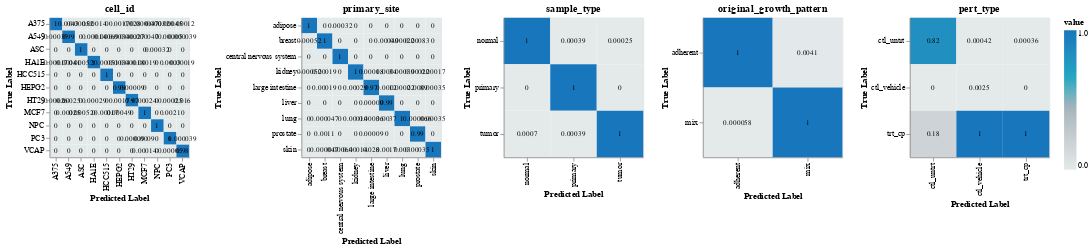

This figure's notebook cell:
### Code cell
mc.plot_confusion_matrix(size=180)

### Figure 1 — Vega-Lite specification as saved in the notebook (floating-point values rounded to 4 significant figures)
{"$schema": "https://vega.github.io/schema/vega-lite/v3.3.0.json", "config": {"mark": {"tooltip": null}, "view": {"height": 300, "width": 400}}, "datasets": {"data-238034668f44b9e462b690e6afc5a0b0": [{"index": "A375", "value": 0.9992, "variable": "A375"}, {"index": "A549", "value": 0.004251, "variable": "A375"}, {"index": "ASC", "value": 0.0005189, "variable": "A375"}, {"index": "HA1E", "value": 0.0001434, "variable": "A375"}, {"index": "HCC515", "value": 0, "variable": "A375"}, {"index": "HEPG2", "value": 0.001717, "variable": "A375"}, {"index": "HT29", "value": 0.02828, "variable": "A375"}, {"index": "MCF7", "value": 4.721e-05, "variable": "A375"}, {"index": "NPC", "value": 0.000318, "variable": "A375"}, {"index": "PC3", "value": 0.0004512, "variable": "A375"}, {"index": "VCAP", "value": 0.0001169, "variable": "A375"}, {"index": "A375", "value": 0.0003493, "variable": "A549"}, {"index": "A549", "value": 0.9948, "variable": "A549"}, {"index": "ASC", "value": 0, "variable": "A549"}, {"index": "HA1E", "value": 0.0001434, "variable": "A549"}, {"index": "HCC515", "value": 0.000686, "variable": "A549"}, {"index": "HEPG2", "value": 0.003435, "variable": "A549"}, {"index": "HT29", "value": 0.0002694, "variable": "A549"}, {"index": "MCF7", "value": 4.721e-05, "variable": "A549"}, {"index": "NPC", "value": 0, "variable": "A549"}, {"index": "PC3", "value": 5.013e-05, "variable": "A549"}, {"index": "VCAP", "value": 3.896e-05, "variable": "A549"}, {"index": "A375", "value": 0, "variable": "ASC"}, {"index": "A549", "value": 0, "variable": "ASC"}, {"index": "ASC", "value": 0.9984, "variable": "ASC"}, {"index": "HA1E", "value": 0, "variable": "ASC"}, {"index": "HCC515", "value": 0, "variable": "ASC"}, {"index": "HEPG2", "value": 0, "variable": "ASC"}, {"index": "HT29", "value": 0, "variable": "ASC"}, {"index": "MCF7", "value": 0, "variable": "ASC"}, {"index": "NPC", "value": 0.000318, "variable": "ASC"}, {"index": "PC3", "value": 0, "variable": "ASC"}, {"index": "VCAP", "value": 0, "variable": "ASC"}, {"index": "A375", "value": 0.0001746, "variable": "HA1E"}, {"index": "A549", "value": 0.0004087, "variable": "HA1E"}, {"index": "ASC", "value": 0.0005189, "variable": "HA1E"}, {"index": "HA1E", "value": 0.9994, "variable": "HA1E"}, {"index": "HCC515", "value": 0.0005145, "variable": "HA1E"}, {"index": "HEPG2", "value": 0.003435, "variable": "HA1E"}, {"index": "HT29", "value": 0.0001796, "variable": "HA1E"}, {"index": "MCF7", "value": 0.0001889, "variable": "HA1E"}, {"index": "NPC", "value": 0, "variable": "HA1E"}, {"index": "PC3", "value": 0.0003008, "variable": "HA1E"}, {"index": "VCAP", "value": 0.0001948, "variable": "HA1E"}, {"index": "A375", "value": 0, "variable": "HCC515"}, {"index": "A549", "value": 0, "variable": "HCC515"}, {"index": "ASC", "value": 0, "variable": "HCC515"}, {"index": "HA1E", "value": 0, "variable": "HCC515"}, {"index": "HCC515", "value": 0.9986, "variable": "HCC515"}, {"index": "HEPG2", "value": 0, "variable": "HCC515"}, {"index": "HT29", "value": 0, "variable": "HCC515"}, {"index": "MCF7", "value": 0, "variable": "HCC515"}, {"index": "NPC", "value": 0, "variable": "HCC515"}, {"index": "PC3", "value": 0, "variable": "HCC515"}, {"index": "VCAP", "value": 0, "variable": "HCC515"}, {"index": "A375", "value": 0, "variable": "HEPG2"}, {"index": "A549", "value": 0, "variable": "HEPG2"}, {"index": "ASC", "value": 0, "variable": "HEPG2"}, {"index": "HA1E", "value": 0, "variable": "HEPG2"}, {"index": "HCC515", "value": 0, "variable": "HEPG2"}, {"index": "HEPG2", "value": 0.9892, "variable": "HEPG2"}, {"index": "HT29", "value": 8.979e-05, "variable": "HEPG2"}, {"index": "MCF7", "value": 0, "variable": "HEPG2"}, {"index": "NPC", "value": 0, "variable": "HEPG2"}, {"index": "PC3", "value": 0, "variable": "HEPG2"}, {"index": "VCAP", "value": 0, "variable": "HEPG2"}, {"index": "A375", "value": 0.000262, "variable": "HT29"}, {"index": "A549", "value": 0.0002452, "variable": "HT29"}, {"index": "ASC", "value": 0, "variable": "HT29"}, {"index": "HA1E", "value": 0.0002867, "variable": "HT29"}, {"index": "HCC515", "value": 0, "variable": "HT29"}, {"index": "HEPG2", "value": 0.001717, "variable": "HT29"}, {"index": "HT29", "value": 0.9711, "variable": "HT29"}, {"index": "MCF7", "value": 0.0002361, "variable": "HT29"}, {"index": "NPC", "value": 0, "variable": "HT29"}, {"index": "PC3", "value": 0.0002506, "variable": "HT29"}, {"index": "VCAP", "value": 0.0164, "variable": "HT29"}, {"index": "A375", "value": 0, "variable": "MCF7"}, {"index": "A549", "value": 0.0002452, "variable": "MCF7"}, {"index": "ASC", "value": 0.0005189, "variable": "MCF7"}, {"index": "HA1E", "value": 0, "variable": "MCF7"}, {"index": "HCC515", "value": 0.0001715, "variable": "MCF7"}, {"index": "HEPG2", "value": 0.0004907, "variable": "MCF7"}, {"index": "HT29", "value": 0, "variable": "MCF7"}, {"index": "MCF7", "value": 0.9984, "variable": "MCF7"}, {"index": "NPC", "value": 0, "variable": "MCF7"}, {"index": "PC3", "value": 0.002105, "variable": "MCF7"}, {"index": "VCAP", "value": 0, "variable": "MCF7"}, {"index": "A375", "value": 0, "variable": "NPC"}, {"index": "A549", "value": 0, "variable": "NPC"}, {"index": "ASC", "value": 0, "variable": "NPC"}, {"index": "HA1E", "value": 0, "variable": "NPC"}, {"index": "HCC515", "value": 0, "variable": "NPC"}, {"index": "HEPG2", "value": 0, "variable": "NPC"}, {"index": "HT29", "value": 0, "variable": "NPC"}, {"index": "MCF7", "value": 0, "variable": "NPC"}, {"index": "NPC", "value": 0.9994, "variable": "NPC"}, {"index": "PC3", "value": 0, "variable": "NPC"}, {"index": "VCAP", "value": 0, "variable": "NPC"}, {"index": "A375", "value": 0, "variable": "PC3"}, {"index": "A549", "value": 0, "variable": "PC3"}, {"index": "ASC", "value": 0, "variable": "PC3"}, {"index": "HA1E", "value": 0, "variable": "PC3"}, {"index": "HCC515", "value": 0, "variable": "PC3"}, {"index": "HEPG2", "value": 0, "variable": "PC3"}, {"index": "HT29", "value": 8.979e-05, "variable": "PC3"}, {"index": "MCF7", "value": 0.0008971, "variable": "PC3"}, {"index": "NPC", "value": 0, "variable": "PC3"}, {"index": "PC3", "value": 0.9968, "variable": "PC3"}, {"index": "VCAP", "value": 3.896e-05, "variable": "PC3"}, {"index": "A375", "value": 0, "variable": "VCAP"}, {"index": "A549", "value": 0, "variable": "VCAP"}, {"index": "ASC", "value": 0, "variable": "VCAP"}, {"index": "HA1E", "value": 0, "variable": "VCAP"}, {"index": "HCC515", "value": 0, "variable": "VCAP"}, {"index": "HEPG2", "value": 0, "variable": "VCAP"}, {"index": "HT29", "value": 0, "variable": "VCAP"}, {"index": "MCF7", "value": 0.0001416, "variable": "VCAP"}, {"index": "NPC", "value": 0, "variable": "VCAP"}, {"index": "PC3", "value": 5.013e-05, "variable": "VCAP"}, {"index": "VCAP", "value": 0.9832, "variable": "VCAP"}], "data-416f5f7187f84f65db9d6514382105c4": [{"index": "normal", "value": 0.9993, "variable": "normal"}, {"index": "primary", "value": 0.0003943, "variable": "normal"}, {"index": "tumor", "value": 0.000246, "variable": "normal"}, {"index": "normal", "value": 0, "variable": "primary"}, {"index": "primary", "value": 0.9992, "variable": "primary"}, {"index": "tumor", "value": 0, "variable": "primary"}, {"index": "normal", "value": 0.0007028, "variable": "tumor"}, {"index": "primary", "value": 0.0003943, "variable": "tumor"}, {"index": "tumor", "value": 0.9998, "variable": "tumor"}], "data-50f9fff421c3c8b2ea17cd4ed458e83f": [{"index": "adherent", "value": 0.9999, "variable": "adherent"}, {"index": "mix", "value": 0.00411, "variable": "adherent"}, {"index": "adherent", "value": 5.79e-05, "variable": "mix"}, {"index": "mix", "value": 0.9959, "variable": "mix"}], "data-68efa216ca03c14825001c3a3dcd182f": [{"index": "adipose", "value": 0.999, "variable": "adipose"}, {"index": "breast", "value": 0, "variable": "adipose"}, {"index": "central nervous system", "value": 0.000318, "variable": "adipose"}, {"index": "kidney", "value": 0, "variable": "adipose"}, {"index": "large intestine", "value": 0, "variable": "adipose"}, {"index": "liver", "value": 0, "variable": "adipose"}, {"index": "lung", "value": 0, "variable": "adipose"}, {"index": "prostate", "value": 0, "variable": "adipose"}, {"index": "skin", "value": 0, "variable": "adipose"}, {"index": "adipose", "value": 0.0005189, "variable": "breast"}, {"index": "breast", "value": 0.9984, "variable": "breast"}, {"index": "central nervous system", "value": 0, "variable": "breast"}, {"index": "kidney", "value": 0, "variable": "breast"}, {"index": "large intestine", "value": 0, "variable": "breast"}, {"index": "liver", "value": 0.0004907, "variable": "breast"}, {"index": "lung", "value": 0.0002214, "variable": "breast"}, {"index": "prostate", "value": 0.000833, "variable": "breast"}, {"index": "skin", "value": 0, "variable": "breast"}, {"index": "adipose", "value": 0, "variable": "central nervous system"}, {"index": "breast", "value": 0, "variable": "central nervous system"}, {"index": "central nervous system", "value": 0.999, "variable": "central nervous system"}, {"index": "kidney", "value": 0, "variable": "central nervous system"}, {"index": "large intestine", "value": 0, "variable": "central nervous system"}, {"index": "liver", "value": 0, "variable": "central nervous system"}, {"index": "lung", "value": 0, "variable": "central nervous system"}, {"index": "prostate", "value": 0, "variable": "central nervous system"}, {"index": "skin", "value": 0, "variable": "central nervous system"}, {"index": "adipose", "value": 0.0005189, "variable": "kidney"}, {"index": "breast", "value": 0.0001889, "variable": "kidney"}, {"index": "central nervous system", "value": 0, "variable": "kidney"}, {"index": "kidney", "value": 0.9994, "variable": "kidney"}, {"index": "large intestine", "value": 0.0001796, "variable": "kidney"}, {"index": "liver", "value": 0.003435, "variable": "kidney"}, {"index": "lung", "value": 0.0003875, "variable": "kidney"}, {"index": "prostate", "value": 0.0002192, "variable": "kidney"}, {"index": "skin", "value": 0.0001746, "variable": "kidney"}, {"index": "adipose", "value": 0, "variable": "large intestine"}, {"index": "breast", "value": 0.0001889, "variable": "large intestine"}, {"index": "central nervous system", "value": 0, "variable": "large intestine"}, {"index": "kidney", "value": 0.0002867, "variable": "large intestine"}, {"index": "large intestine", "value": 0.9709, "variable": "large intestine"}, {"index": "liver", "value": 0.001227, "variable": "large intestine"}, {"index": "lung", "value": 0.0002214, "variable": "large intestine"}, {"index": "prostate", "value": 0.008944, "variable": "large intestine"}, {"index": "skin", "value": 0.0003493, "variable": "large intestine"}, {"index": "adipose", "value": 0, "variable": "liver"}, {"index": "breast", "value": 0, "variable": "liver"}, {"index": "central nervous system", "value": 0, "variable": "liver"}, {"index": "kidney", "value": 0, "variable": "liver"}, {"index": "large intestine", "value": 8.979e-05, "variable": "liver"}, {"index": "liver", "value": 0.9895, "variable": "liver"}, {"index": "lung", "value": 0, "variable": "liver"}, {"index": "prostate", "value": 0, "variable": "liver"}, {"index": "skin", "value": 0, "variable": "liver"}, {"index": "adipose", "value": 0, "variable": "lung"}, {"index": "breast", "value": 4.721e-05, "variable": "lung"}, {"index": "central nervous system", "value": 0, "variable": "lung"}, {"index": "kidney", "value": 0.0001434, "variable": "lung"}, {"index": "large intestine", "value": 0.0003592, "variable": "lung"}, {"index": "liver", "value": 0.00368, "variable": "lung"}, {"index": "lung", "value": 0.9961, "variable": "lung"}, {"index": "prostate", "value": 6.577e-05, "variable": "lung"}, {"index": "skin", "value": 0.0003493, "variable": "lung"}, {"index": "adipose", "value": 0, "variable": "prostate"}, {"index": "breast", "value": 0.001086, "variable": "prostate"}, {"index": "central nervous system", "value": 0, "variable": "prostate"}, {"index": "kidney", "value": 0, "variable": "prostate"}, {"index": "large intestine", "value": 8.979e-05, "variable": "prostate"}, {"index": "liver", "value": 0, "variable": "prostate"}, {"index": "lung", "value": 0, "variable": "prostate"}, {"index": "prostate", "value": 0.9896, "variable": "prostate"}, {"index": "skin", "value": 0, "variable": "prostate"}, {"index": "adipose", "value": 0, "variable": "skin"}, {"index": "breast", "value": 4.721e-05, "variable": "skin"}, {"index": "central nervous system", "value": 0.0006359, "variable": "skin"}, {"index": "kidney", "value": 0.0001434, "variable": "skin"}, {"index": "large intestine", "value": 0.02837, "variable": "skin"}, {"index": "liver", "value": 0.001717, "variable": "skin"}, {"index": "lung", "value": 0.003045, "variable": "skin"}, {"index": "prostate", "value": 0.0003508, "variable": "skin"}, {"index": "skin", "value": 0.9991, "variable": "skin"}], "data-fe773b84ca62eb9d2c03871de8abb4c0": [{"index": "ctl_untrt", "value": 0.8154, "variable": "ctl_untrt"}, {"index": "ctl_vehicle", "value": 0.0004157, "variable": "ctl_untrt"}, {"index": "trt_cp", "value": 0.0003576, "variable": "ctl_untrt"}, {"index": "ctl_untrt", "value": 0, "variable": "ctl_vehicle"}, {"index": "ctl_vehicle", "value": 0.002494, "variable": "ctl_vehicle"}, {"index": "trt_cp", "value": 0, "variable": "ctl_vehicle"}, {"index": "ctl_untrt", "value": 0.1846, "variable": "trt_cp"}, {"index": "ctl_vehicle", "value": 0.9971, "variable": "trt_cp"}, {"index": "trt_cp", "value": 0.9996, "variable": "trt_cp"}]}, "hconcat": [{"data": {"name": "data-238034668f44b9e462b690e6afc5a0b0"}, "height": 180, "layer": [{"encoding": {"color": {"field": "value", "scale": {"scheme": "lightgreyteal"}, "type": "quantitative"}, "x": {"field": "index", "title": "Predicted Label", "type": "nominal"}, "y": {"field": "variable", "title": "True Label", "type": "nominal"}}, "mark": "rect"}, {"encoding": {"text": {"field": "value", "format": ".2", "type": "quantitative"}, "x": {"field": "index", "title": "Predicted Label", "type": "nominal"}, "y": {"field": "variable", "title": "True Label", "type": "nominal"}}, "mark": {"size": 9, "type": "text"}}], "title": "cell_id", "width": 180}, {"data": {"name": "data-68efa216ca03c14825001c3a3dcd182f"}, "height": 180, "layer": [{"encoding": {"color": {"field": "value", "scale": {"scheme": "lightgreyteal"}, "type": "quantitative"}, "x": {"field": "index", "title": "Predicted Label", "type": "nominal"}, "y": {"field": "variable", "title": "True Label", "type": "nominal"}}, "mark": "rect"}, {"encoding": {"text": {"field": "value", "format": ".2", "type": "quantitative"}, "x": {"field": "index", "title": "Predicted Label", "type": "nominal"}, "y": {"field": "variable", "title": "True Label", "type": "nominal"}}, "mark": {"size": 9, "type": "text"}}], "title": "primary_site", "width": 180}, {"data": {"name": "data-416f5f7187f84f65db9d6514382105c4"}, "height": 180, "layer": [{"encoding": {"color": {"field": "value", "scale": {"scheme": "lightgreyteal"}, "type": "quantitative"}, "x": {"field": "index", "title": "Predicted Label", "type": "nominal"}, "y": {"field": "variable", "title": "True Label", "type": "nominal"}}, "mark": "rect"}, {"encoding": {"text": {"field": "value", "format": ".2", "type": "quantitative"}, "x": {"field": "index", "title": "Predicted Label", "type": "nominal"}, "y": {"field": "variable", "title": "True Label", "type": "nominal"}}, "mark": {"size": 9, "type": "text"}}], "title": "sample_type", "width": 180}, {"data": {"name": "data-50f9fff421c3c8b2ea17cd4ed458e83f"}, "height": 180, "layer": [{"encoding": {"color": {"field": "value", "scale": {"scheme": "lightgreyteal"}, "type": "quantitative"}, "x": {"field": "index", "title": "Predicted Label", "type": "nominal"}, "y": {"field": "variable", "title": "True Label", "type": "nominal"}}, "mark": "rect"}, {"encoding": {"text": {"field": "value", "format": ".2", "type": "quantitative"}, "x": {"field": "index", "title": "Predicted Label", "type": "nominal"}, "y": {"field": "variable", "title": "True Label", "type": "nominal"}}, "mark": {"size": 9, "type": "text"}}], "title": "original_growth_pattern", "width": 180}, {"data": {"name": "data-fe773b84ca62eb9d2c03871de8abb4c0"}, "height": 180, "layer": [{"encoding": {"color": {"field": "value", "scale": {"scheme": "lightgreyteal"}, "type": "quantitative"}, "x": {"field": "index", "title": "Predicted Label", "type": "nominal"}, "y": {"field": "variable", "title": "True Label", "type": "nominal"}}, "mark": "rect"}, {"encoding": {"text": {"field": "value", "format": ".2", "type": "quantitative"}, "x": {"field": "index", "title": "Predicted Label", "type": "nominal"}, "y": {"field": "variable", "title": "True Label", "type": "nominal"}}, "mark": {"size": 9, "type": "text"}}], "title": "pert_type", "width": 180}]}
